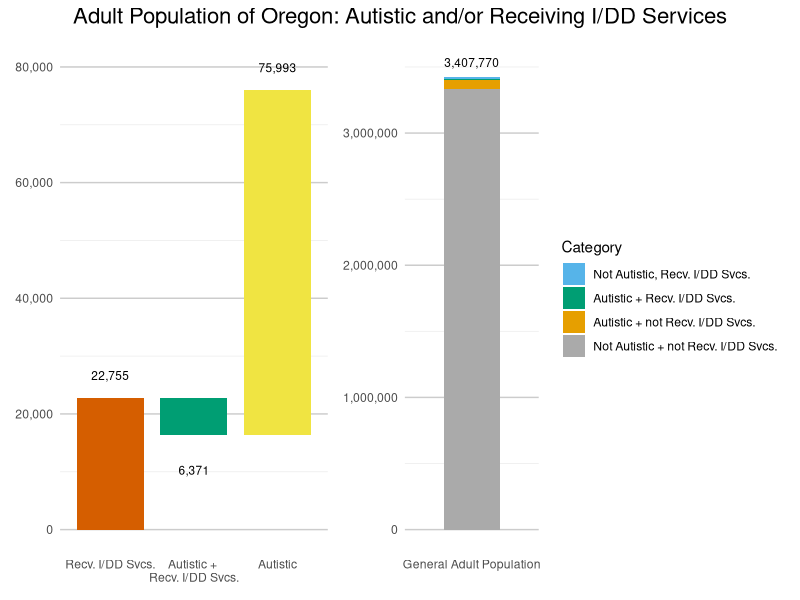

R code for this plot:
library(tidyverse)
library(ggplot2)
library(scales)
library(patchwork)

# Colors for both plots
colors <- c(
  "Not Autistic + not Recv. I/DD Svcs." = "#AAAAAA",
  "Autistic + not Recv. I/DD Svcs." = "#E69F00",
  "Autistic + Recv. I/DD Svcs." = "#009E73",
  "Not Autistic, Recv. I/DD Svcs." = "#56B4E9",
  "Autistic" = "#F0E442",  # Shared with right-hand plot
  "Recv. I/DD Svcs." = "#D55E00"        # Shared with right-hand plot
)

# Data for the left-hand plot
all_data <-
  tribble(
    ~Category, ~Counts, ~start, ~end,
    "General Adult Population",    3407770,      0,   3407770,
    "Recv. I/DD Svcs.",                           22755,      0,     22755,
    "Not Autistic, Recv. I/DD Svcs.",              16483,      0,     16383,
    "Autistic + Recv. I/DD Svcs.",                 6371,  16384,     22755,
    "Autistic",                      75993,  16384,     75993,
    "Autistic + not Recv. I/DD Svcs.",                69622,  22756,     75993,
    "Not Autistic + not Recv. I/DD Svcs.",             3331777,  75994,   3407770
  ) %>%
  arrange(start) %>%
  mutate(color = colors[Category])

# Prepare data for left plot
data_left <- all_data %>%
  filter(Category %in% c("Autistic + not Recv. I/DD Svcs.", "Autistic + Recv. I/DD Svcs.", "Not Autistic, Recv. I/DD Svcs.", "Not Autistic + not Recv. I/DD Svcs.")) %>%
  mutate(Category = factor(Category, levels = Category))

# Create the left-hand stacked bar plot with the total population above the bar
p_left <- ggplot(data_left, aes(x = "General Adult Population", y = Counts, fill = Category)) +
  geom_bar(stat = "identity", width = 0.5) +
  scale_fill_manual(values = data_left$color) +
  scale_y_continuous(labels = scales::comma, limits = c(0, 3500000)) +  # Increase y-axis limits
  annotate("text", x = 1, y = 3500000, label = "3,407,770", size = 3, vjust = 0) +  # Match font size and avoid cutoff
  theme_minimal() +
  theme(
    axis.title.y = element_blank(),
    axis.title.x = element_blank(),
    legend.position = "right",
    legend.box.just = "left",  # Left-align the legend box
    legend.title = element_text(hjust = 0),  # Left-align legend title
    legend.text = element_text(hjust = 0),   # Left-align legend text
    panel.grid.major.x = element_blank(),
    panel.grid.major.y = element_line(color = "grey80"),
    plot.title = element_blank()
  )

# Data for right-hand plot
data_right <- all_data %>%
  filter(Category %in% c("Recv. I/DD Svcs.", "Autistic + Recv. I/DD Svcs.", "Autistic")) %>%
  mutate(Category = factor(Category, levels = c("Recv. I/DD Svcs.", "Autistic + Recv. I/DD Svcs.", "Autistic")),
         x = as.numeric(Category))

# Create the right-hand plot with rotated x-tick labels
p_right <- ggplot(data_right, aes(x = Category)) +
  geom_rect(aes(xmin = x - 0.4, xmax = x + 0.4, ymin = start, ymax = end, fill = Category)) +
  geom_text(aes(label = scales::comma(Counts), y = Counts), vjust = -2, size = 3) +  # Add total counts above bars
  scale_y_continuous(labels = scales::comma, limits = c(0, 80000)) +
  scale_x_discrete(labels = c(
    "Recv. I/DD Svcs.",
    "Autistic + \nRecv. I/DD Svcs.",  # Use newline in the label
    "Autistic"
  )) +  # Modify x-tick labels
  scale_fill_manual(values = data_right$color) +
  labs(x = NULL, y = "Number", fill = "Category") +
  theme_minimal() +
  theme(
    # axis.text.x = element_text(angle = -45, vjust = -1, hjust = 0.1),  # Rotate x-tick labels
    axis.title.y = element_blank(),
    legend.position = "none",  # No legend here, use the one from left plot
    panel.grid.major.x = element_blank(),
    panel.grid.major.y = element_line(color = "grey80"),
    plot.title = element_blank()
  )

# Combine the two plots using patchwork, keeping the legend from p_left
combined_plot <- p_right + p_left + plot_layout(ncol = 2, widths = c(2, 1))

# Add a title to the combined plot with increased font size and centered
combined_plot <- combined_plot + plot_annotation(
  title = "Adult Population of Oregon: Autistic and/or Receiving I/DD Services",
  theme = theme(plot.title = element_text(size = 16, hjust = 0.5))
)

# Print the combined plot with the title
print(combined_plot)
